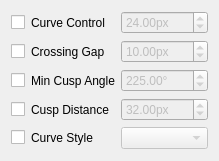
<?xml version="1.0" encoding="UTF-8"?>
<ui version="4.0">
 <class>Cusp_Style_Widget</class>
 <widget class="QWidget" name="Cusp_Style_Widget">
  <property name="geometry">
   <rect>
    <x>0</x>
    <y>0</y>
    <width>200</width>
    <height>161</height>
   </rect>
  </property>
  <property name="windowTitle">
   <string>Form</string>
  </property>
  <layout class="QGridLayout" name="gridLayout">
   <item row="0" column="0">
    <widget class="QCheckBox" name="check_handle_length">
     <property name="sizePolicy">
      <sizepolicy hsizetype="Fixed" vsizetype="Fixed">
       <horstretch>0</horstretch>
       <verstretch>0</verstretch>
      </sizepolicy>
     </property>
    </widget>
   </item>
   <item row="0" column="1">
    <widget class="QLabel" name="label">
     <property name="sizePolicy">
      <sizepolicy hsizetype="Fixed" vsizetype="Preferred">
       <horstretch>0</horstretch>
       <verstretch>0</verstretch>
      </sizepolicy>
     </property>
     <property name="text">
      <string>Curve Control</string>
     </property>
    </widget>
   </item>
   <item row="0" column="2">
    <widget class="QDoubleSpinBox" name="spin_handle_length">
     <property name="enabled">
      <bool>false</bool>
     </property>
     <property name="suffix">
      <string>px</string>
     </property>
     <property name="maximum">
      <double>8192.000000000000000</double>
     </property>
     <property name="value">
      <double>24.000000000000000</double>
     </property>
    </widget>
   </item>
   <item row="1" column="0">
    <widget class="QCheckBox" name="check_crossing_gap"/>
   </item>
   <item row="1" column="1">
    <widget class="QLabel" name="label_2">
     <property name="text">
      <string>Crossing Gap</string>
     </property>
    </widget>
   </item>
   <item row="1" column="2">
    <widget class="QDoubleSpinBox" name="spin_crossing_gap">
     <property name="enabled">
      <bool>false</bool>
     </property>
     <property name="suffix">
      <string>px</string>
     </property>
     <property name="maximum">
      <double>8192.000000000000000</double>
     </property>
     <property name="value">
      <double>10.000000000000000</double>
     </property>
    </widget>
   </item>
   <item row="2" column="0">
    <widget class="QCheckBox" name="check_cusp_angle"/>
   </item>
   <item row="2" column="1">
    <widget class="QLabel" name="label_3">
     <property name="text">
      <string>Min Cusp Angle</string>
     </property>
    </widget>
   </item>
   <item row="2" column="2">
    <widget class="QDoubleSpinBox" name="spin_cusp_angle">
     <property name="enabled">
      <bool>false</bool>
     </property>
     <property name="wrapping">
      <bool>true</bool>
     </property>
     <property name="suffix">
      <string>°</string>
     </property>
     <property name="maximum">
      <double>359.000000000000000</double>
     </property>
     <property name="value">
      <double>225.000000000000000</double>
     </property>
    </widget>
   </item>
   <item row="3" column="0">
    <widget class="QCheckBox" name="check_cusp_distance"/>
   </item>
   <item row="3" column="1">
    <widget class="QLabel" name="label_4">
     <property name="text">
      <string>Cusp Distance</string>
     </property>
    </widget>
   </item>
   <item row="3" column="2">
    <widget class="QDoubleSpinBox" name="spin_cusp_distance">
     <property name="enabled">
      <bool>false</bool>
     </property>
     <property name="suffix">
      <string>px</string>
     </property>
     <property name="minimum">
      <double>-8192.000000000000000</double>
     </property>
     <property name="maximum">
      <double>8192.000000000000000</double>
     </property>
     <property name="value">
      <double>32.000000000000000</double>
     </property>
    </widget>
   </item>
   <item row="4" column="0">
    <widget class="QCheckBox" name="check_cusp_shape"/>
   </item>
   <item row="4" column="1">
    <widget class="QLabel" name="label_5">
     <property name="text">
      <string>Curve Style</string>
     </property>
    </widget>
   </item>
   <item row="4" column="2">
    <widget class="QComboBox" name="combo_cusp_shape">
     <property name="enabled">
      <bool>false</bool>
     </property>
    </widget>
   </item>
  </layout>
 </widget>
 <resources/>
 <connections>
  <connection>
   <sender>check_handle_length</sender>
   <signal>toggled(bool)</signal>
   <receiver>spin_handle_length</receiver>
   <slot>setEnabled(bool)</slot>
   <hints>
    <hint type="sourcelabel">
     <x>21</x>
     <y>30</y>
    </hint>
    <hint type="destinationlabel">
     <x>154</x>
     <y>29</y>
    </hint>
   </hints>
  </connection>
  <connection>
   <sender>check_crossing_gap</sender>
   <signal>toggled(bool)</signal>
   <receiver>spin_crossing_gap</receiver>
   <slot>setEnabled(bool)</slot>
   <hints>
    <hint type="sourcelabel">
     <x>17</x>
     <y>70</y>
    </hint>
    <hint type="destinationlabel">
     <x>147</x>
     <y>72</y>
    </hint>
   </hints>
  </connection>
  <connection>
   <sender>check_cusp_angle</sender>
   <signal>toggled(bool)</signal>
   <receiver>spin_cusp_angle</receiver>
   <slot>setEnabled(bool)</slot>
   <hints>
    <hint type="sourcelabel">
     <x>16</x>
     <y>117</y>
    </hint>
    <hint type="destinationlabel">
     <x>153</x>
     <y>115</y>
    </hint>
   </hints>
  </connection>
  <connection>
   <sender>check_cusp_distance</sender>
   <signal>toggled(bool)</signal>
   <receiver>spin_cusp_distance</receiver>
   <slot>setEnabled(bool)</slot>
   <hints>
    <hint type="sourcelabel">
     <x>19</x>
     <y>152</y>
    </hint>
    <hint type="destinationlabel">
     <x>137</x>
     <y>156</y>
    </hint>
   </hints>
  </connection>
  <connection>
   <sender>check_cusp_shape</sender>
   <signal>toggled(bool)</signal>
   <receiver>combo_cusp_shape</receiver>
   <slot>setEnabled(bool)</slot>
   <hints>
    <hint type="sourcelabel">
     <x>18</x>
     <y>193</y>
    </hint>
    <hint type="destinationlabel">
     <x>147</x>
     <y>194</y>
    </hint>
   </hints>
  </connection>
 </connections>
</ui>
